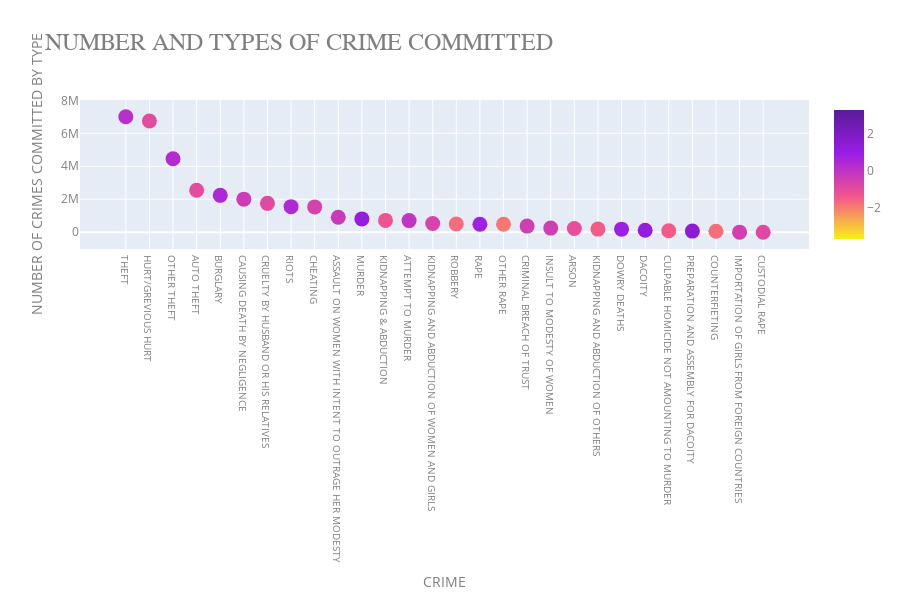

Notebook code for this chart:
### Code cell
configure_plotly_browser_state()
colorscale = [[0, '#FAEE1C'], [0.33, '#F3558E'], [0.66, '#9C1DE7'], [1, '#581B98']] 
tracel = {
    'data':[go.Scatter(
    x = temp['Crime'],
    y = temp['Total'],
    mode='markers', 
    marker=dict(
        size=15,
        color =np.random.randn(500), 
        colorscale=colorscale,
        showscale=True
        
    )
    )],
    'layout': { 
        'title':'NUMBER AND TYPES OF CRIME COMMITTED',
        'titlefont':dict(size=24,family='Courier New, monospace'),
        'height':600,
        'margin':go.layout.Margin(b=200),
        'xaxis':dict(title='CRIME',tickfont=dict(size=10)),
        'yaxis':dict(title='NUMBER OF CRIMES COMMITTED BY TYPE'), 
        'font':dict(size=12, color='#7f7f7f') 
    }
}
iplot(tracel)

### Figure 1 — Plotly figure (JSON) as saved in the notebook; plotly's stock layout.template omitted (floating-point values rounded to 4 significant figures; data arrays with more than 128 entries replaced by an {"elided": "..."} marker saying what was removed)
{"data": [{"marker": {"color": {"elided": "500 float values"}, "size": 15, "showscale": true, "colorscale": [[0, "#FAEE1C"], [0.33, "#F3558E"], [0.66, "#9C1DE7"], [1, "#581B98"]]}, "x": ["THEFT", "HURT/GREVIOUS HURT", "OTHER THEFT", "AUTO THEFT", "BURGLARY", "CAUSING DEATH BY NEGLIGENCE", "CRUELTY BY HUSBAND OR HIS RELATIVES", "RIOTS", "CHEATING", "ASSAULT ON WOMEN WITH INTENT TO OUTRAGE HER MODESTY", "MURDER", "KIDNAPPING & ABDUCTION", "ATTEMPT TO MURDER", "KIDNAPPING AND ABDUCTION OF WOMEN AND GIRLS", "ROBBERY", "RAPE", "OTHER RAPE", "CRIMINAL BREACH OF TRUST", "INSULT TO MODESTY OF WOMEN", "ARSON", "KIDNAPPING AND ABDUCTION OF OTHERS", "DOWRY DEATHS", "DACOITY", "CULPABLE HOMICIDE NOT AMOUNTING TO MURDER", "PREPARATION AND ASSEMBLY FOR DACOITY", "COUNTERFIETING", "IMPORTATION OF GIRLS FROM FOREIGN COUNTRIES", "CUSTODIAL RAPE"], "type": "scatter", "mode": "markers", "y": [7001060, 6743752, 4460320, 2540740, 2234678, 2003728, 1750402, 1549854, 1535194, 906310, 805086, 713714, 703954, 527814, 496534, 478274, 478222, 368042, 248108, 227408, 185900, 182404, 118818, 89228, 63882, 53436, 1784, 52]}], "layout": {"title": {"text": "NUMBER AND TYPES OF CRIME COMMITTED", "font": {"family": "Courier New, monospace", "size": 24}}, "yaxis": {"title": {"text": "NUMBER OF CRIMES COMMITTED BY TYPE"}}, "height": 600, "xaxis": {"tickfont": {"size": 10}, "title": {"text": "CRIME"}}, "font": {"color": "#7f7f7f", "size": 12}, "margin": {"b": 200}}}
